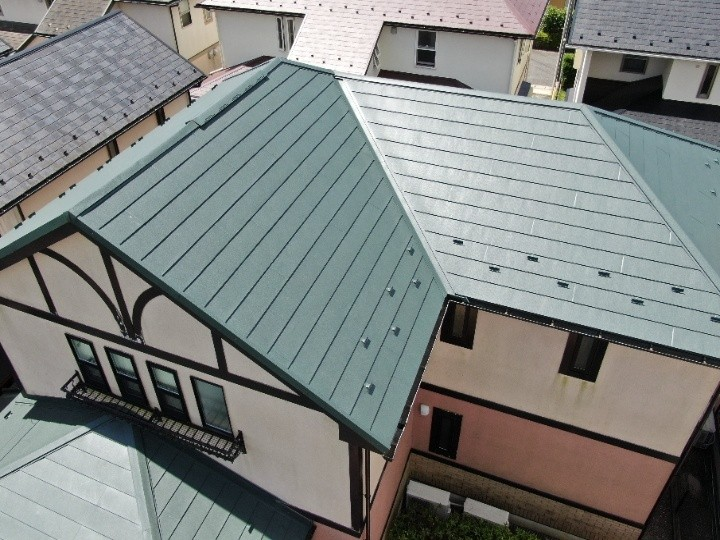
#> input picture app/tools/harness-roof/imgs/chibachuo-galvalume-126.jpg, 720 x 540 px
$ python grid.py imgs/chibachuo-galvalume-126.jpg imgs/kobenishi-kawara-180.jpg
#> lines starting #> are read from the running program, lines starting #| are printed output that depends on the picture
# 画像に10x10のグリッドと座標ラベルを重ねる（S4-grid 戦略用）
import sys
from PIL import Image, ImageDraw, ImageFont

src, dst = sys.argv[1], sys.argv[2]
im = Image.open(src).convert('RGB')
#> im is the input picture: PIL image 720x540 RGB; mean R, G, B 127.3, 131.3, 128.9
W, H = im.size
#> W = 720; H = 540
# 小さすぎるとラベルが潰れるので拡大
if max(W, H) < 900:
    k = 900 / max(W, H)
#> k = 1.25
    im = im.resize((int(W * k), int(H * k)), Image.LANCZOS)
#> im: PIL image 900x675 RGB
    W, H = im.size
#> W = 900; H = 675

d = ImageDraw.Draw(im, 'RGBA')
N = 10
cw, ch = W / N, H / N
#> cw = 90; ch = 67.5
try:
    font = ImageFont.truetype("C:/Windows/Fonts/consola.ttf", max(12, int(min(cw, ch) * 0.22)))
except Exception:
    font = ImageFont.load_default()

for i in range(1, N):
    d.line([(i * cw, 0), (i * cw, H)], fill=(255, 0, 0, 160), width=2)
    d.line([(0, i * ch), (W, i * ch)], fill=(255, 0, 0, 160), width=2)

cols = "ABCDEFGHIJ"
for r in range(N):
    for c in range(N):
        label = f"{cols[c]}{r+1}"
        x, y = c * cw + 4, r * ch + 3
        d.rectangle([x - 2, y - 1, x + len(label) * 9 + 2, y + 15], fill=(0, 0, 0, 130))
        d.text((x, y), label, fill=(255, 255, 0), font=font)

im.save(dst)
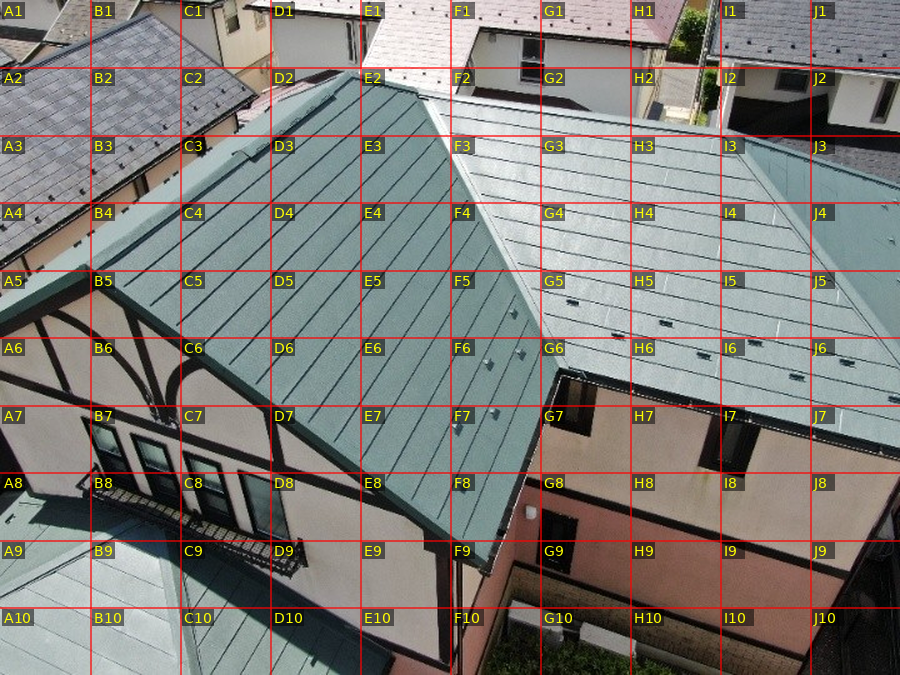
#> saved as kobenishi-kawara-180.jpg: PIL image 900x675 RGB; mean R, G, B 128.3, 124.7, 120.1
print(f"{dst} ({W}x{H}, 1マス = {cw:.1f}x{ch:.1f}px)")
#| imgs/kobenishi-kawara-180.jpg (900x675, 1マス = 90.0x67.5px)

$ run again, on app/tools/harness-roof/imgs/kobenishi-kawara-70.jpg
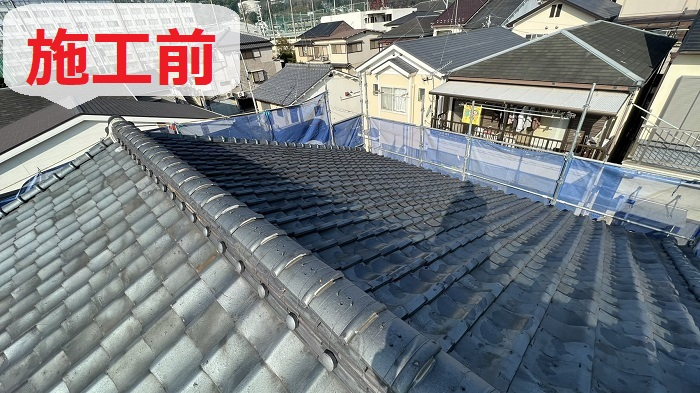
#> input picture app/tools/harness-roof/imgs/kobenishi-kawara-70.jpg, 700 x 393 px
#> im is the input picture: PIL image 700x393 RGB; mean R, G, B 120.6, 124.4, 127.8
#> `im = im.resize((int(W * k), int(H * k)), Image.LANCZOS)`:
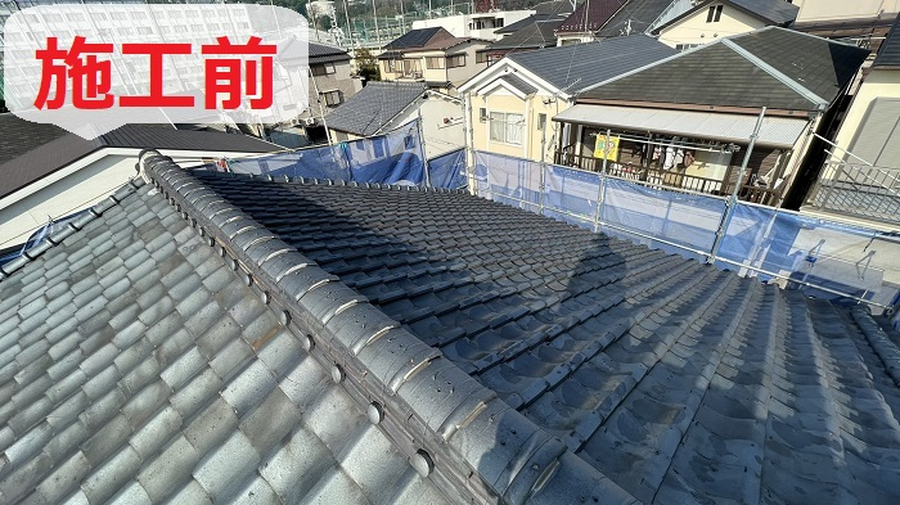
#> im: PIL image 900x505 RGB; mean R, G, B 120.6, 124.4, 127.8
#> `im.save(dst)`:
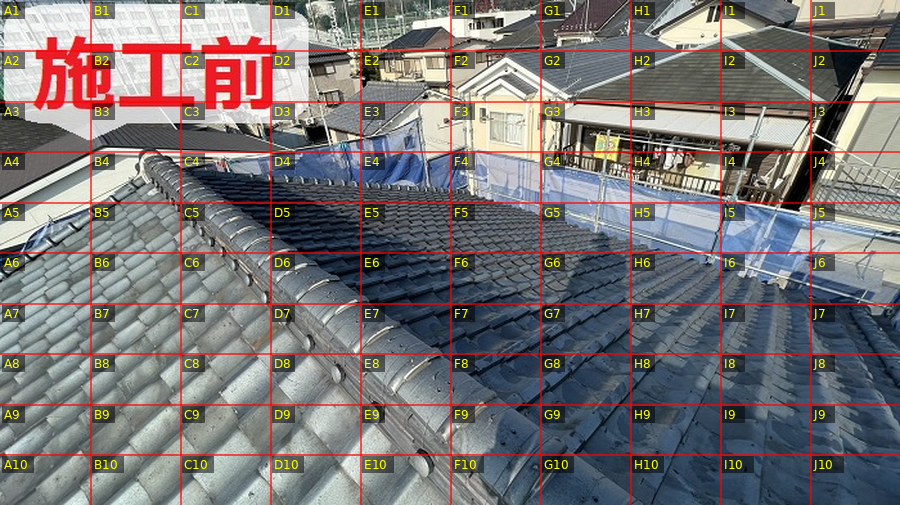
#> saved as kobenishi-kawara-70.jpg: PIL image 900x505 RGB; mean R, G, B 121.6, 116.3, 116.9
#| imgs/kobenishi-kawara-70.jpg (900x505, 1マス = 90.0x50.5px)

$ run again, on app/tools/harness-roof/imgs/kobenishi-slate-110.jpg
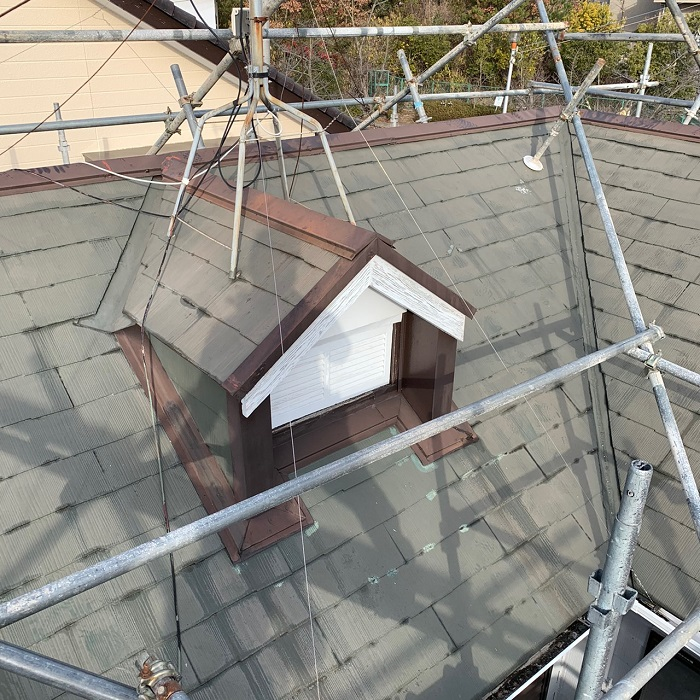
#> input picture app/tools/harness-roof/imgs/kobenishi-slate-110.jpg, 700 x 700 px
#> im is the input picture: PIL image 700x700 RGB; mean R, G, B 141, 137.9, 129.9
#> im: PIL image 900x900 RGB
#> `im.save(dst)`:
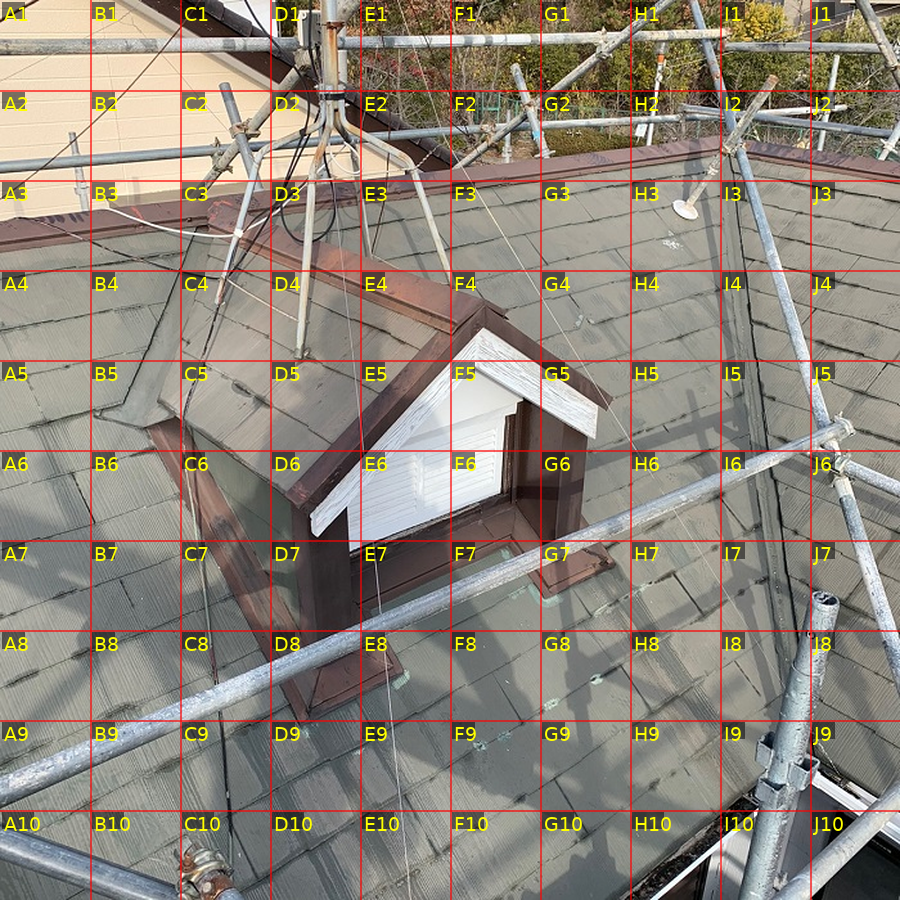
#> saved as kobenishi-slate-110.jpg: PIL image 900x900 RGB; mean R, G, B 142.6, 133.3, 122.1
#| imgs/kobenishi-slate-110.jpg (900x900, 1マス = 90.0x90.0px)

$ run again, on app/tools/harness-roof/imgs/miracool-seppan-2200.jpg
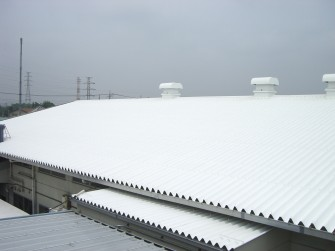
#> input picture app/tools/harness-roof/imgs/miracool-seppan-2200.jpg, 335 x 251 px
#> im is the input picture: PIL image 335x251 RGB; mean R, G, B 182.4, 190.1, 196
#> im: PIL image 900x674 RGB
#> `im.save(dst)`:
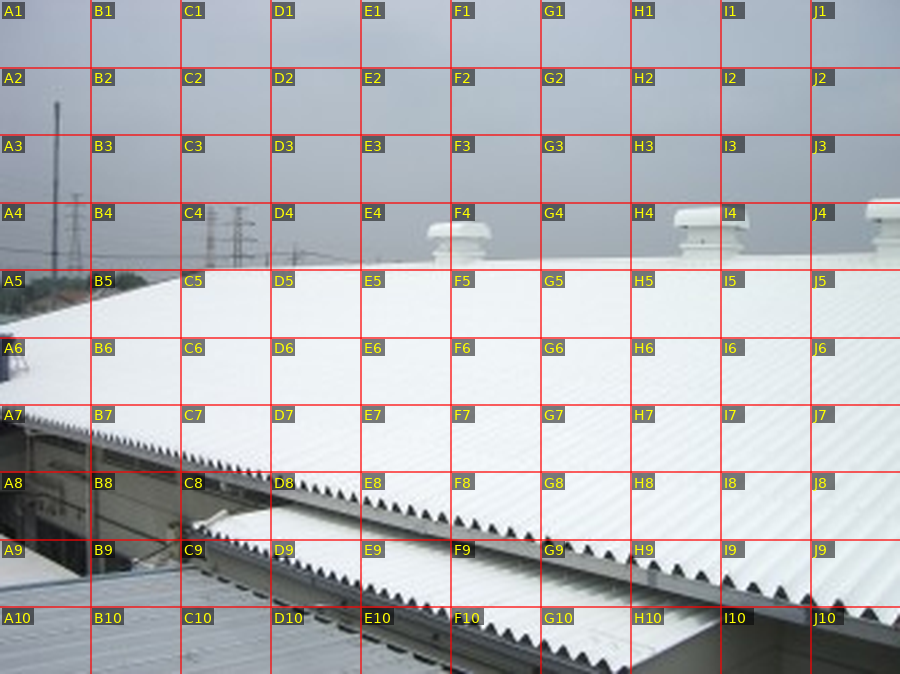
#> saved as miracool-seppan-2200.jpg: PIL image 900x674 RGB; mean R, G, B 179.7, 179.5, 182.6
#| imgs/miracool-seppan-2200.jpg (900x674, 1マス = 90.0x67.4px)
